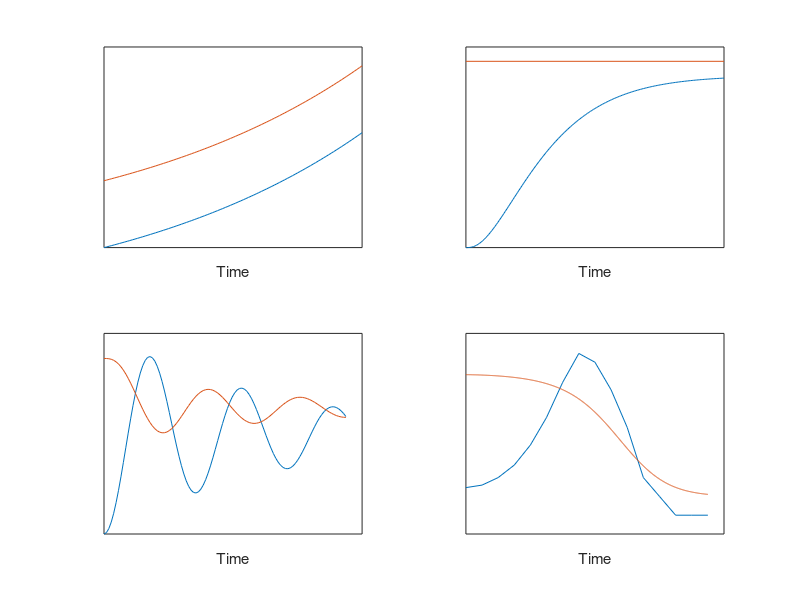

MATLAB code for this plot:
t=0:.01:1;
subplot(221)
% Limits are distant or growing
y=exp(t);
plot(t,[y; y+ones(1,length(y))])
set(gca,'xtick',[])
set(gca,'ytick',[])
xlabel('Time')

subplot(222)
% Limits are seen
sys1=tf(3,[0.1 1 1]);
sys2=tf(1,[1 1]);
[x2, t2]=step(sys1*sys2,6);
plot(t2, x2,[0 6],[3.25 3.25])
set(gca,'xtick',[])
set(gca,'ytick',[])
xlabel('Time')

subplot(223)
% Oscillations due to delayed signals but robust bounds
sys3=tf(1,[.81 .15 1]);
sys3lim=-0.5*sys3*sys2;
[x3, t3]=step(sys3,15);
[x3a, t3a]=step(sys3lim,15);
plot(t3, x3,t3a, x3a+1.75)
set(gca,'xtick',[])
set(gca,'ytick',[])
xlabel('Time')

subplot(224)
% Erodable bounds

% sys4=sys2*sys2*tf([1 -0.9],[4 1 1]);
% [x4, t4]=step(sys4,15);
% sys5=2*tf([5 -1],[4 1 1]);
% [x5, t5]=step(sys5,15);
% plot(t4, [x4+1 -x4])
t6=0:0.01:15;
x6=1./(1+exp(0.1*t6.^1.6-3.5));
t5=0:1:15;
x5=[.37 .39 .45 .55 .71 .93 1.21 1.44 1.37 1.15 .85 .45 .3 .15 .15 .15];
%plot(t6, x6)
plot(t5, x5, t6, x6+.3)
xlabel('Time')
set(gca,'xtick',[])
set(gca,'ytick',[])